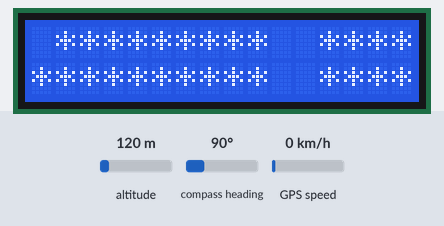
A sketch run on a simulated Arduino Uno, built with avr-gcc and run on an emulated ATmega328P. On the bench: 16×2 character LCD. Inputs (shaded band) come from the test bench; at power-on: GPS speed 0 km/h, altitude 120 m, compass heading 90°. The GPS gets a fix after 3 s at 37.7749, -122.4194 with 8 satellites; what the sketch prints to the serial monitor is not drawn.

Above: at 1.5 s.
1.6 s: GPS speed set to 30 km/h
At 4.8 s:
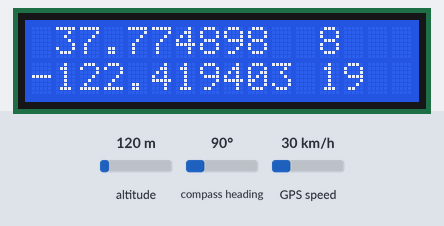
5.2 s: GPS speed set to 11 km/h
At 6.5 s:
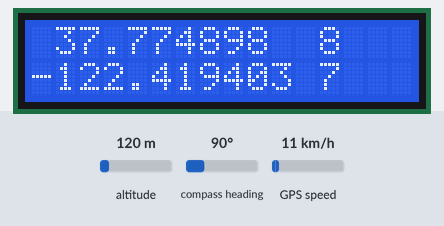
7.4 s: GPS speed set to 8 km/h
At 9.5 s:
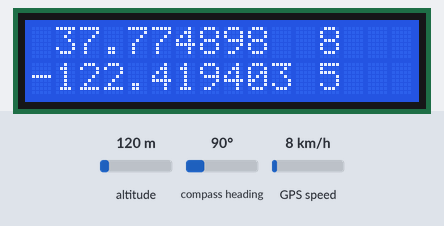
10.6 s: GPS speed set to 60 km/h
At 12.8 s:
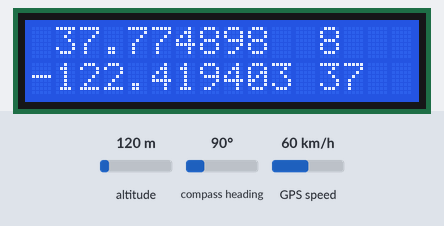
Timing chart, 0 to 14.3 s (numbered marks = the images above; inputs shaded):
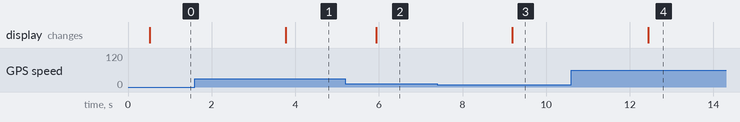

The sketch:

NanoGPS.ino
```cpp
#include <SoftwareSerial.h>
#include <TinyGPS.h>
#include <Wire.h>
#include <LiquidCrystal_I2C.h>

TinyGPS gps;
SoftwareSerial ss(4,3);
LiquidCrystal_I2C lcd(0x27,16,2);

static void smartdelay(unsigned long ms);
static void print_float(float val, float invalid, int len, int prec);
static void print_int(unsigned long val, unsigned long invalid, int len);
static void print_date(TinyGPS &gps);
static void print_str(const char *str, int len);

void setup()
{
  Serial.begin(9600);

  lcd.init();
  lcd.backlight();

  Serial.println("TinyGPS library v. "); Serial.println(TinyGPS::library_version());
  Serial.println();
  Serial.println("Sats HDOP Latitude  Longitude  Fix  Date       Time     Date Alt    Course Speed Card  Chars Sentences Checksum");
  Serial.println("          (deg)     (deg)      Age                      Age  (m)    --- from GPS ----  RX    RX        Fail");
  Serial.println("---------------------------------------------------------------------------------------------------------------");

  ss.begin(9600);
}

void loop()
{
  float flat, flon;
  unsigned long age, date, time, chars = 0;
  unsigned short sentences = 0, failed = 0;

  print_int(gps.satellites(), TinyGPS::GPS_INVALID_SATELLITES, 5);
  print_int(gps.hdop(), TinyGPS::GPS_INVALID_HDOP, 5);
  gps.f_get_position(&flat, &flon, &age);
  print_float(flat, TinyGPS::GPS_INVALID_F_ANGLE, 10, 6);
  print_float(flon, TinyGPS::GPS_INVALID_F_ANGLE, 11, 6);
  print_int(age, TinyGPS::GPS_INVALID_AGE, 5);
  print_date(gps);
  print_float(gps.f_altitude(), TinyGPS::GPS_INVALID_F_ALTITUDE, 7, 2);
  print_float(gps.f_course(), TinyGPS::GPS_INVALID_F_ANGLE, 7, 2);
  print_float(gps.f_speed_kmph(), TinyGPS::GPS_INVALID_F_SPEED, 6, 2);
  print_str(gps.f_course() == TinyGPS::GPS_INVALID_F_ANGLE ? "*** " : TinyGPS::cardinal(gps.f_course()), 6);

  gps.stats(&chars, &sentences, &failed);
  print_int(chars, 0xFFFFFFFF, 6);
  print_int(sentences, 0xFFFFFFFF, 10);
  print_int(failed, 0xFFFFFFFF, 9);
  Serial.println();

  lcd.setCursor(1,0);
  prt_lcd_float(flat, TinyGPS::GPS_INVALID_F_ANGLE, 10, 6);
  lcd.print(" ");
  prt_lcd_int(gps.satellites(), TinyGPS::GPS_INVALID_SATELLITES, 5);
  lcd.setCursor(0,1);
  prt_lcd_float(flon, TinyGPS::GPS_INVALID_F_ANGLE, 11, 6);
  lcd.print(" ");
  prt_lcd_float(gps.f_speed_mph(), TinyGPS::GPS_INVALID_F_SPEED, 5, 0);

  smartdelay(1000);
}

static void smartdelay(unsigned long ms)
{
  unsigned long start = millis();
  do
  {
    while (ss.available())
      gps.encode(ss.read());
  } while (millis() - start < ms);
}

static void print_float(float val, float invalid, int len, int prec)
{
  if (val == invalid)
  {
    while (len-- > 1)
      Serial.print('*');
    Serial.print(' ');
  }
  else
  {
    Serial.print(val, prec);
    int vi = abs((int)val);
    int flen = prec + (val < 0.0 ? 2 : 1); // . and -
    flen += vi >= 1000 ? 4 : vi >= 100 ? 3 : vi >= 10 ? 2 : 1;
    for (int i=flen; i<len; ++i)
      Serial.print(' ');
  }
  smartdelay(0);
}

static void prt_lcd_float(float val, float invalid, int len, int prec)
{
  if (val == invalid)
  {
    while (len-- > 1)
      lcd.print('*');
    lcd.print(' ');
  }
  else
  {
    lcd.print(val, prec);
    int vi = abs((int)val);
    int flen = prec + (val < 0.0 ? 2 : 1); // . and -
    flen += vi >= 1000 ? 4 : vi >= 100 ? 3 : vi >= 10 ? 2 : 1;
    for (int i=flen; i<len; ++i)
      lcd.print(' ');
  }
  smartdelay(0);
}

static void print_int(unsigned long val, unsigned long invalid, int len)
{
  char sz[32];
  if (val == invalid)
    strcpy(sz, "*******");
  else
    sprintf(sz, "%ld", val);
  sz[len] = 0;
  for (int i=strlen(sz); i<len; ++i)
    sz[i] = ' ';
  if (len > 0)
    sz[len-1] = ' ';
  Serial.print(sz);
  smartdelay(0);
}

static void prt_lcd_int(unsigned long val, unsigned long invalid, int len)
{
  char sz[32];
  if (val == invalid)
    strcpy(sz, "*******");
  else
    sprintf(sz, "%ld", val);
  sz[len] = 0;
  for (int i=strlen(sz); i<len; ++i)
    sz[i] = ' ';
  if (len > 0)
    sz[len-1] = ' ';
  lcd.print(sz);
  smartdelay(0);
}

static void print_date(TinyGPS &gps)
{
  int year;
  byte month, day, hour, minute, second, hundredths;
  unsigned long age;
  gps.crack_datetime(&year, &month, &day, &hour, &minute, &second, &hundredths, &age);
  if (age == TinyGPS::GPS_INVALID_AGE)
    Serial.print("********** ******** ");
  else
  {
    char sz[32];
    sprintf(sz, "%02d/%02d/%02d %02d:%02d:%02d ",
        month, day, year, hour, minute, second);
    Serial.print(sz);
  }
  print_int(age, TinyGPS::GPS_INVALID_AGE, 5);
  smartdelay(0);
}

static void prt_lcd_date(TinyGPS &gps)
{
  int year;
  byte month, day, hour, minute, second, hundredths;
  unsigned long age;
  gps.crack_datetime(&year, &month, &day, &hour, &minute, &second, &hundredths, &age);
  if (age == TinyGPS::GPS_INVALID_AGE)
    lcd.print("********** ******** ");
  else
  {
    char sz[32];
    sprintf(sz, "%02d/%02d/%02d %02d:%02d:%02d ",
        month, day, year, hour, minute, second);
    lcd.print(sz);
  }
  prt_lcd_int(age, TinyGPS::GPS_INVALID_AGE, 5);
  smartdelay(0);
}

static void print_str(const char *str, int len)
{
  int slen = strlen(str);
  for (int i=0; i<len; ++i)
    Serial.print(i<slen ? str[i] : ' ');
  smartdelay(0);
}

static void prt_lcd_str(const char *str, int len)
{
  int slen = strlen(str);
  for (int i=0; i<len; ++i)
    lcd.print(i<slen ? str[i] : ' ');
  smartdelay(0);
}
```

Measured:
- after the input at 1.6 s, the display: changes after 2.2 s (image 1)
- after the input at 5.2 s, the display: changes after 0.74 s (image 2)
- after the input at 7.4 s, the display: changes after 1.8 s (image 3)
- after the input at 10.6 s, the display: changes after 1.8 s (image 4)
